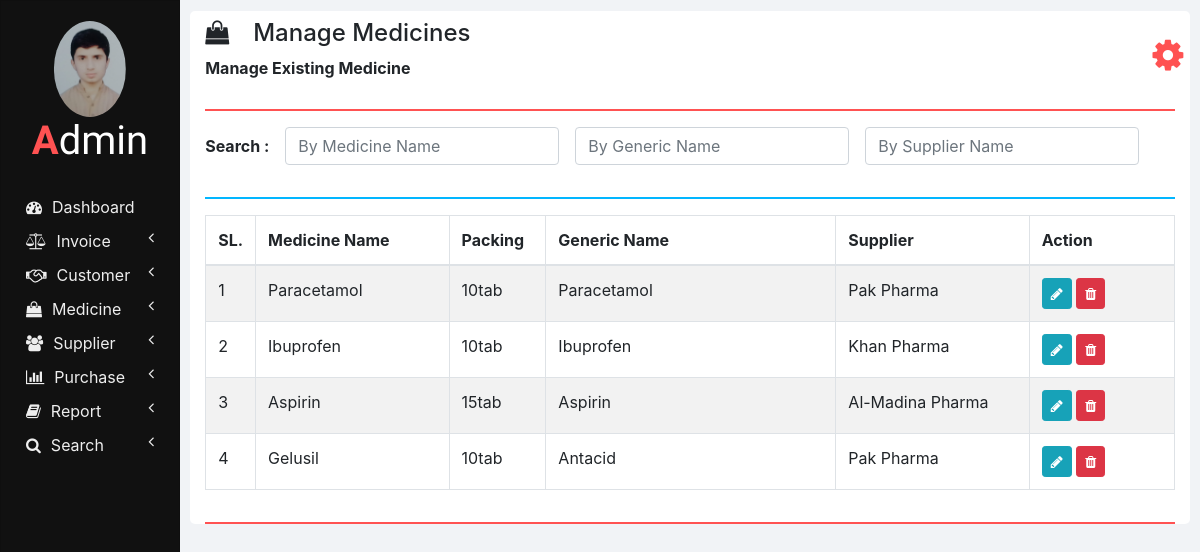
Screenshot of /manage_medicine.php with the database file from the repository.
### tables this page shows
CREATE TABLE IF NOT EXISTS medicines (
  ID INT AUTO_INCREMENT PRIMARY KEY,
  NAME VARCHAR(100) NOT NULL,
  PACKING VARCHAR(20) NOT NULL,
  GENERIC_NAME VARCHAR(100) NOT NULL,
  SUPPLIER_NAME VARCHAR(100) NOT NULL
);

### php/manage_medicine.php (the view, shortened to what this page needs)
<?php
  function showMedicines($id) {
    require "db_connection.php";
    if($con) {
      $seq_no = 0;
      $query = "SELECT * FROM medicines";
      $result = mysqli_query($con, $query);
      while($row = mysqli_fetch_array($result)) {
        $seq_no++;
        if($row['ID'] == $id)
          showEditOptionsRow($seq_no, $row);
        else
          showMedicineRow($seq_no, $row);
      }
    }
  }
  function showMedicineRow($seq_no, $row) {
    ?>
    <tr>
      <td><?php echo $seq_no; ?></td>
      <td><?php echo $row['NAME']; ?></td>
      <td><?php echo $row['PACKING']; ?></td>
      <td><?php echo $row['GENERIC_NAME']; ?></td>
      <td><?php echo $row['SUPPLIER_NAME']; ?></td>
      <td>
        <button href="" class="btn btn-info btn-sm" onclick="editMedicine(<?php echo $row['ID']; ?>);">
          <i class="fa fa-pencil"></i>
        </button>
        <button class="btn btn-danger btn-sm" onclick="deleteMedicine(<?php echo $row['ID']; ?>);">
          <i class="fa fa-trash"></i>
        </button>
      </td>
    </tr>
    <?php
  }
  ?>

### css/sidenav.css (style rules this page uses)
body { background-color: #f1f3f6; }
.sidenav { width: 15%; height: 100vh; background-color: #222222; position: fixed; z-index: 1; flex: 1 0 auto; }
.card { width: 100%; height: 100%; top: 0; border-radius: 0; background-color: #111111; }
.logo .logo-caption { font-family: 'Poiret One', cursive; color: #ffffff; text-align: center; margin-bottom: 25px; }
.logo .profile { margin-left: 50%; border-radius: 50%; transform: translate(-50%); }
.logo .tweak { color: #ff5252; font-weight: bold; }
.main-menu-item { padding: 5px 5px; cursor: pointer; }
.main-menu-item > a { color: #eeeeee; text-decoration: none; font-size: 16px; }
.main-menu-item > a > span { margin-left: 10px; }

### css/home.css (style rules this page uses)
html, body { height: 100vh; }

### rows the page displays
medicines: seq_no "1", NAME "Paracetamol", PACKING "10tab", GENERIC_NAME "Paracetamol", SUPPLIER_NAME "Pak Pharma"
medicines: seq_no "2", NAME "Ibuprofen", PACKING "10tab", GENERIC_NAME "Ibuprofen", SUPPLIER_NAME "Khan Pharma"
medicines: seq_no "3", NAME "Aspirin", PACKING "15tab", GENERIC_NAME "Aspirin", SUPPLIER_NAME "Al-Madina Pharma"
medicines: seq_no "4", NAME "Gelusil", PACKING "10tab", GENERIC_NAME "Antacid", SUPPLIER_NAME "Pak Pharma"

### other values shown
$heading "Manage Medicines"
$sub_heading "Manage Existing Medicine"
